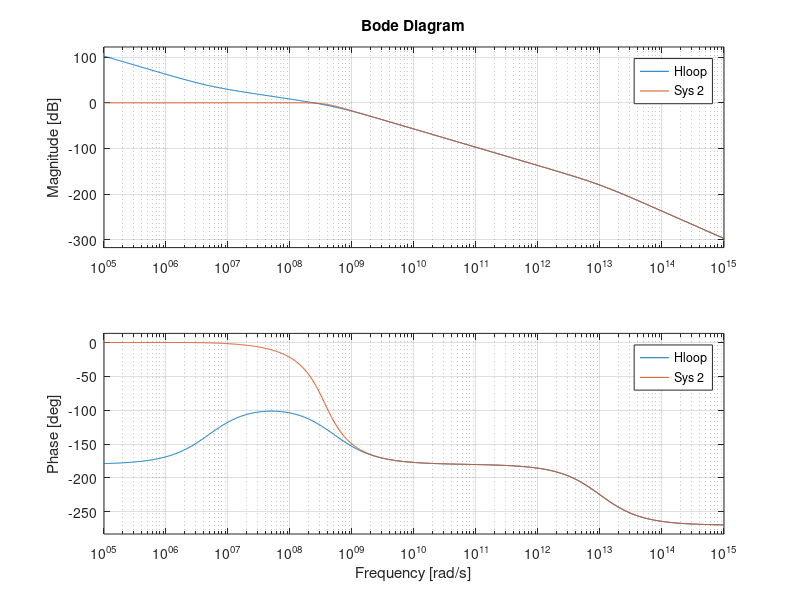

MATLAB code to generate this figure:
pkg load control;

% boltzman constant
kb = 1.380649e-23;

% settings
flowerexp = 3;
fupperexp = 10;
pointsperdecade = 10;
samples = (fupperexp - flowerexp) * pointsperdecade;
fref = 875e6;
fsig = 56e9;

k = fsig / fref; % multiple between input and output
N = 1; % feedback frequency divider factor (can be different from k for a SSPLL)
M = 1; % reference frequency divider factor

% Sampler
Rs = 20;
Cs = 5e-15;
Ssampler0 = 4 * kb * 300 * Rs;

% Charge Pump
gm = 200.0e-6;
Scp0 = 1e-22;
fccp = 1e7;

% oscillator
A0 = 0.45;
Kvco = 1.5e9;
Svco0 = 2 * 10^(-93.5 / 10);
dfvco0 = 1e6;
dfvco0fc = 1e6;

% Filter
Rf = 2.0e3;
Cf = 100.0e-12;
Cfx = 1e-12;
Sfilter0 = 1.657e-20 * Rf;

% Overall PLL Power Consumption
Pdc = 50e-3;

% parasitic poles (in Hz, not rad/s!)
%parpoles = [ -1e10, -1e13 ];
parpoles = [];

s = tf('s');

% Loop Gain Transfer Functions
Hvco = Kvco / s;
Hfilter = (1 + s * Rf * Cf) / (s * Cf);
Hfilter = (1 + s * Cf * Rf) / (s * (Cf + Cfx) + s^2 * Cf * Cfx * Rf)
Hparasitic = prod(parpoles) * tf(poly([]), poly(parpoles));
Hsampler = A0 * 1 / (1 + s * Rs * Cs);
Hcp = gm;
Hloop = Hsampler * Hcp * Hfilter * Hvco * Hparasitic;
Hclosedloop = (Hloop / (1 + 1 / N * Hloop));

it = figure;
bode(Hloop, Hloop / (1 + Hloop))

pause(0.05);
waitfor(it);

%% reference
%Srefdata = 2 * 10^(-139 / 10);
%local Sref = noise.PSD_20dB_per_decade(f, Srefdata.df0, Srefdata.S0)
%local Nref = 1 / (1 + 1 / N * Hloop)
%local Nref = k / M * Hclosedloop
%local Stot_ref = abs(Nref * Nref) * Sref
%
%-- VCO
%local Svco = noise.PSD_20dB_per_decade(f, dfvco0, Svco0) + noise.PSD_30dB_per_decade(f, dfvco0fc, dfvco0 / dfvco0fc * Svco0)
%local Nvco = 1 / (1 + 1 / N * Hloop)
%local Stot_vco = abs(Nvco * Nvco) * Svco
%
%-- Charge Pump
%local Scp = noise.PSD_white_flicker(f, Scp0, fccp)
%local Ncp = 1 / (A0 * gm) * Hclosedloop
%local Stot_cp = abs(Ncp * Ncp) * Scp
%
%-- Sampler
%local Ssampler = Ssampler0
%local Nsampler = gm * Hfilter * Hvco / (1 + 1 / N * Hloop)
%local Stot_sampler = abs(Nsampler * Nsampler) * Ssampler
%
%-- Filter
%local Sfilter = noise.PSD_constant(f, Sfilter0)
%local Nfilter = 1 / (A0 * gm * Hfilter) * Hclosedloop
%local Stot_filter = abs(Nfilter * Nfilter) * Sfilter
%
%-- Total Noise
%local Stot = Stot_ref + Stot_vco + Stot_cp + Stot_sampler + Stot_filter
%
%-- phase margin
%local f0dB = transfer.find_0dB(f, Hloop)
%local phasemargin = transfer.phasemargin(Hloop)
%
